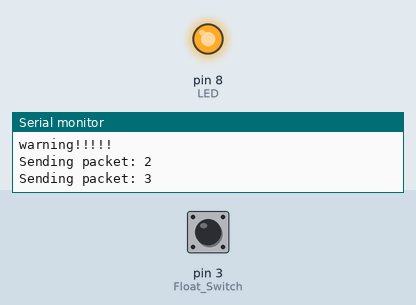
This sketch was run on a simulated Arduino Uno, built with avr-gcc and run on an emulated ATmega328P. On the bench: output pins drawn as LEDs (lit = HIGH), the last lines printed to the serial monitor. Inputs (shaded band) come from the test bench; at power-on: pin 3 (Float_Switch) HIGH. No radio packets arrive unless stated.

Above: at 2.9 s.
3.0 s: pin 3 (Float_Switch) pulled LOW for 1.3 s
At 3.7 s:
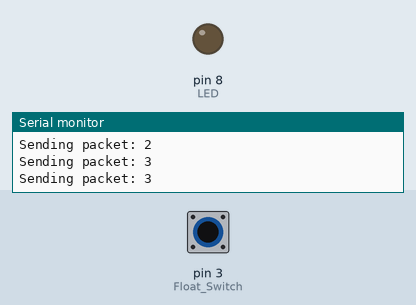
6.7 s: pin 3 (Float_Switch) pulled LOW for 3.2 s
At 11.3 s:
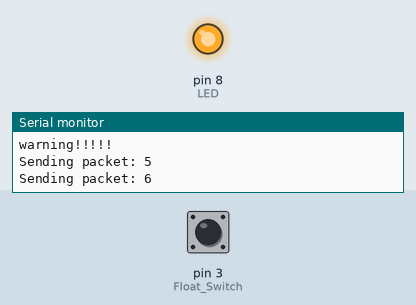
Timing chart, 0 to 12.8 s (numbered marks = the images above; inputs shaded):
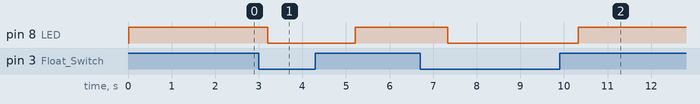

Measured:
- after the input at 3.0 s, pin 8 (LED): HIGH → LOW after 0.21 s, → HIGH 2.0 s later
- after the input at 6.7 s, pin 8 (LED): HIGH → LOW after 0.63 s, → HIGH 3.0 s later

The sketch:

LoRa_transmitter.ino
```cpp
#include <SPI.h>
#include <LoRa.h>
#include <TinyGPSPlus.h>
const char *gpsStream =
"$GPGSV,3,2,10,14,44,005,22,15,03,305,,17,68,320,25,19,54,254,27*79";
// The TinyGPSPlus object
TinyGPSPlus gps;
//Set the LED light to pin 8
int LED = 8;
//Set the float sensor to pin 3
#define Float_Switch 3
#include<SoftwareSerial.h>
SoftwareSerial NEO6M(4,5);
int counter = 0;
void setup() {
  Serial.begin(9600);
  while (!Serial);

  Serial.println("LoRa Sender");

  if (!LoRa.begin(433E6)) {
    Serial.println("Starting LoRa failed!");
    while (1);
  }
  Serial.begin(115200);
  // initialize digital pin 8 as an output.
  pinMode(LED, OUTPUT);
  pinMode(Float_Switch, INPUT_PULLUP);
  Serial.begin(115200);
  NEO6M.begin(9600);

}

void loop() {
  if(digitalRead(Float_Switch) == HIGH)
  {
    digitalWrite(LED, HIGH); //Turn LED on
    Serial.println("warning!!!!!");
    LoRa.print("warning!!!!!");
   // while(NEO6M.available()>0)
   {
     Serial.print("Sending packet: ");
     Serial.println(counter);
  // send packet
     LoRa.beginPacket();
     LoRa.print(gps.location.lat(), 6);
     LoRa.print(gps.location.lng(), 6);
     //LoRa.print(gps.date.month());
     //LoRa.print(gps.date.day());
     //LoRa.print(gps.date.year());

     LoRa.print(counter);
     LoRa.endPacket();
     counter++;
    }

  }
 else
  {
    digitalWrite(LED, LOW); //Turn LED off
 }
  Serial.print("Sending packet: ");
  Serial.println(counter);
  delay(1000);
}
```
